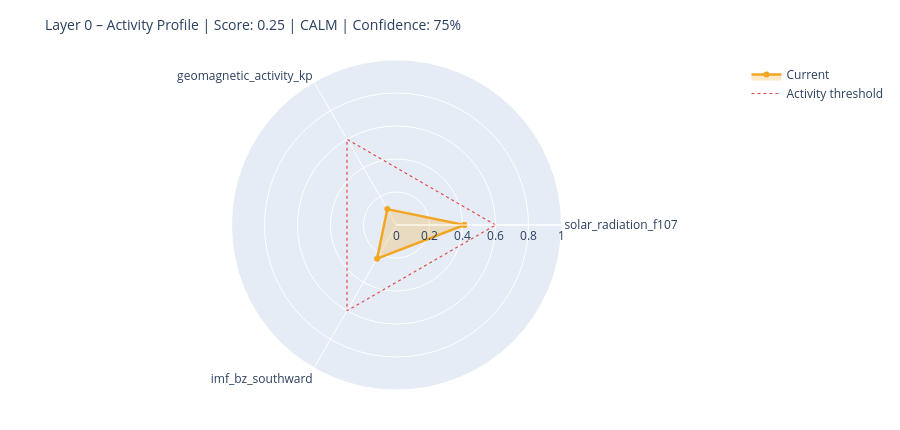

Source (notebook cell):
### Markdown cell above
---
## 6. State Assessment & Handoff to Layer 1

### Code cell
# ============================================================
# STEP 1 – Collect raw values with source modes
# Mode: 'primary' | 'fallback_3h' | 'last_valid' | 'missing'
# ============================================================

def safe_last(df, col):
    if df is None or col not in df.columns: return None
    s = df[col].dropna()
    return float(s.iloc[-1]) if not s.empty else None

f107_now = safe_last(df_f107, 'f10.7')
bz_now   = safe_last(df_mag,  'bz_gsm')
kp_now   = safe_last(df_kp,   'kp')
sw_now   = safe_last(df_sw,   'speed')

source_modes = {
    'F10.7':    'primary'  if f107_now is not None else 'missing',
    'Kp':       'primary'  if kp_now   is not None else 'missing',
    'IMF_Bz':   'primary'  if bz_now   is not None else 'missing',
    'SW_speed': 'primary'  if sw_now   is not None else 'missing',
}

# Kp Fallback – 3h endpoint
if kp_now is None:
    try:
        r = requests.get(
            'https://services.swpc.noaa.gov/json/noaa-planetary-k-index.json',
            timeout=10)
        r.raise_for_status()
        fb = pd.DataFrame(r.json())
        tc = next((c for c in fb.columns if 'time' in c.lower()), fb.columns[0])
        kc = next((c for c in fb.columns if 'kp' in c.lower() and c != tc), None)
        if kc:
            fb[kc] = fb[kc].astype(str).str.extract(r'([0-9]+(?:\.[0-9]*)?)')[0]
            fb[kc] = pd.to_numeric(fb[kc], errors='coerce')
            fb = fb[fb[kc] >= 0].dropna(subset=[kc])
            if not fb.empty:
                kp_now = float(fb[kc].iloc[-1])
                source_modes['Kp'] = 'fallback_3h'
                print(f'  Kp fallback (3h): {kp_now:.1f}')
    except Exception as e:
        print(f'  Kp fallback failed: {e}')

# Solar Wind Fallback – last valid value
if sw_now is None and df_sw is not None and 'speed' in df_sw.columns:
    s = df_sw['speed'].dropna()
    if not s.empty:
        sw_now = float(s.iloc[-1])
        source_modes['SW_speed'] = 'last_valid'
        print(f'  SW fallback (last_valid): {sw_now:.0f} km/s')

print()
print('Source modes:', source_modes)

# ============================================================
# STEP 2 – Score from available components only
# ============================================================

def norm(v, lo, hi):
    if v is None: return None
    return max(0.0, min(1.0, (v - lo) / (hi - lo)))

COMPONENTS = {
    'solar_radiation_f107':    (f107_now, norm(f107_now, 60, 250)),
    'geomagnetic_activity_kp': (kp_now,   norm(kp_now,   0,   9)),
    'imf_bz_southward':        (bz_now,   norm(-(bz_now or 0) if bz_now else None, -5, 30)
                                           if bz_now is not None else None),
    'solar_wind_speed':        (sw_now,   norm(sw_now, 300, 800)),
}

available   = {k: v[1] for k, v in COMPONENTS.items() if v[1] is not None}
unavailable = [k for k, v in COMPONENTS.items() if v[1] is None]

layer0_score = round(sum(available.values()) / len(available), 4) if available else None
confidence   = round(len(available) / len(COMPONENTS), 2)

level = ('unknown'  if layer0_score is None
         else 'calm'     if layer0_score < 0.3
         else 'moderate' if layer0_score < 0.6
         else 'active')

# ============================================================
# STEP 3 – Dominant Driver
# ============================================================

def dominant_driver(kp, f107, bz, sw):
    candidates = []
    if kp   is not None and kp   >= 4:   candidates.append(('geomagnetic',    kp / 9))
    if sw   is not None and sw   >= 500:  candidates.append(('solar_wind',     sw / 800))
    if bz   is not None and bz   <= -5:   candidates.append(('imf_southward',  abs(bz) / 30))
    if f107 is not None and f107 >= 150:  candidates.append(('solar_radiation',f107 / 250))
    return max(candidates, key=lambda x: x[1])[0] if candidates else 'none'

driver = dominant_driver(kp_now, f107_now, bz_now, sw_now)

# ============================================================
# STEP 4 – Downstream expectations
# ============================================================

def downstream_expectation(driver, score, kp, bz, f107):
    exp = {
        'magnetosphere':        'calm',
        'ionosphere':           'calm',
        'schumann_resonance':   'unchanged',
        'lithosphere_currents': 'low',
    }
    if driver == 'geomagnetic' or (kp and kp >= 5):
        exp['magnetosphere']        = 'compressed / storm'
        exp['ionosphere']           = 'elevated disturbance (TEC variability)'
        exp['schumann_resonance']   = 'elevated amplitude possible'
        exp['lithosphere_currents'] = 'elevated induction currents'
    elif driver == 'imf_southward' or (bz and bz <= -5):
        exp['magnetosphere']        = 'energy coupling active'
        exp['ionosphere']           = 'elevated electron density possible'
        exp['schumann_resonance']   = 'slight modulation possible'
    elif driver == 'solar_radiation' or (f107 and f107 >= 150):
        exp['ionosphere']           = 'elevated ionization (F-layer)'
        exp['schumann_resonance']   = 'slightly elevated background activity'
    return exp

downstream = downstream_expectation(driver, layer0_score, kp_now, bz_now, f107_now)

# ============================================================
# CONSOLE OUTPUT
# ============================================================

W = 58
print('=' * W)
print('LAYER 0 – STATE ASSESSMENT')
print('=' * W)
for name, (raw_v, score_v) in COMPONENTS.items():
    if score_v is not None:
        bar = '█' * int(score_v * 20) + '░' * (20 - int(score_v * 20))
        print(f'  {name:<35}  {bar}  {score_v:.2f}')
    else:
        print(f'  {name:<35}  {"─" * 20}  n/a')
print('-' * W)
print(f'  Score ({len(available)}/{len(COMPONENTS)} components):  {layer0_score:.3f}')
print(f'  Confidence:         {confidence:.0%}')
print(f'  Level:              {level.upper()}')
print(f'  Dominant Driver:    {driver}')

# Radar chart
cats = list(available.keys())
vals = list(available.values())
if len(cats) >= 3:
    fig = go.Figure()
    fig.add_trace(go.Scatterpolar(
        r=vals + [vals[0]], theta=cats + [cats[0]],
        fill='toself', fillcolor='rgba(242,166,35,0.25)',
        line=dict(color='#F2A623', width=2.5), name='Current'
    ))
    fig.add_trace(go.Scatterpolar(
        r=[0.6] * (len(cats) + 1), theta=cats + [cats[0]],
        line=dict(color='#E24B4A', dash='dot', width=1.2),
        mode='lines', name='Activity threshold'
    ))
    fig.update_layout(
        title=dict(text=f'Layer 0 – Activity Profile | Score: {layer0_score:.2f} | {level.upper()} | Confidence: {confidence:.0%}',
                   font=dict(size=14)),
        polar=dict(radialaxis=dict(visible=True, range=[0, 1])),
        height=430, showlegend=True,
        margin=dict(l=60, r=60, t=60, b=40)
    )
    fig.show()

### Figure 1 — Plotly figure (JSON) as saved in the notebook; plotly's stock layout.template omitted (floating-point values rounded to 4 significant figures)
{"data": [{"fill": "toself", "fillcolor": "rgba(242,166,35,0.25)", "line": {"color": "#F2A623", "width": 2.5}, "name": "Current", "r": [0.4116, 0.1111, 0.2354, 0.4116], "theta": ["solar_radiation_f107", "geomagnetic_activity_kp", "imf_bz_southward", "solar_radiation_f107"], "type": "scatterpolar"}, {"line": {"color": "#E24B4A", "dash": "dot", "width": 1.2}, "mode": "lines", "name": "Activity threshold", "r": [0.6, 0.6, 0.6, 0.6], "theta": ["solar_radiation_f107", "geomagnetic_activity_kp", "imf_bz_southward", "solar_radiation_f107"], "type": "scatterpolar"}], "layout": {"height": 430, "margin": {"b": 40, "l": 60, "r": 60, "t": 60}, "polar": {"radialaxis": {"range": [0, 1], "visible": true}}, "showlegend": true, "title": {"font": {"size": 14}, "text": "Layer 0 – Activity Profile | Score: 0.25 | CALM | Confidence: 75%"}}}
